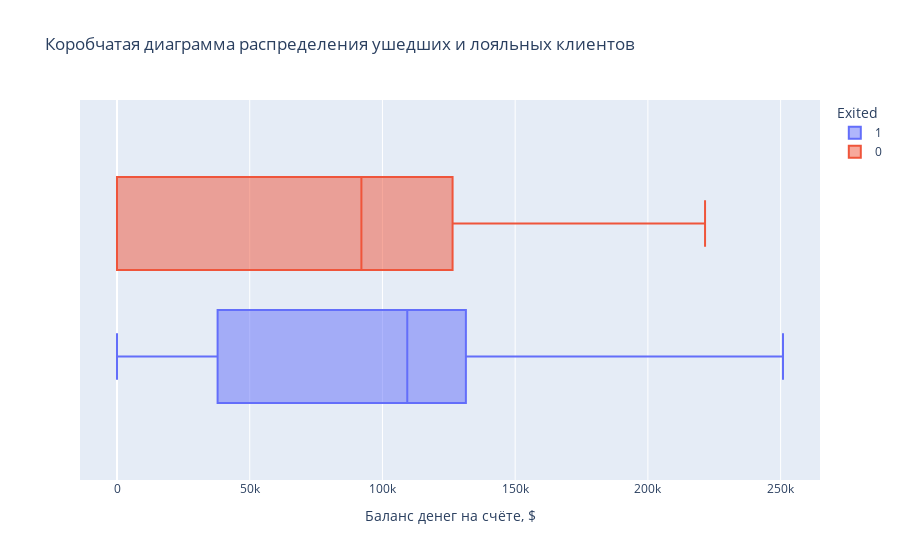
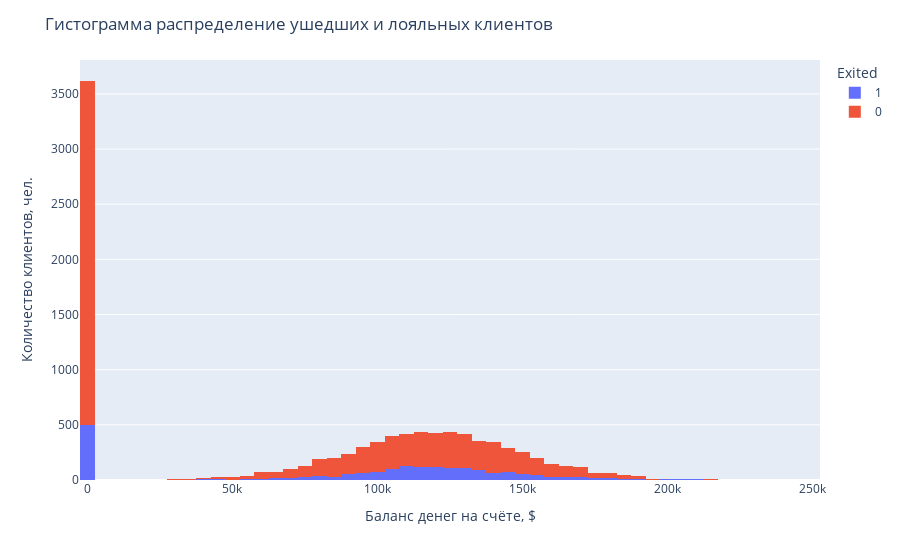

Notebook source saved alongside these figures, in order:
### Markdown cell above
9.3. Распределение баланса клиентов в разрезе признака оттока.

### Code cell
import plotly
import plotly.express as px

# для анализа распределения клиентов в разрезе оттока построим коробчатую диаграмму
fig1 = px.box(
    data_frame=churn_data, #анализируемые данные
    x="Balance", #ось абсцисс
    color="Exited", #расцветка в зависимости от статуса клиента
    labels={'Balance':'Баланс денег на счёте, $'}, # подпись оси абсцисс
    title='Коробчатая диаграмма распределения ушедших и лояльных клиентов', #заголовок  
)
fig1.show()

# для большей информативности дополним гистограммой распределения 
fig2 = px.histogram(
    data_frame=churn_data, #анализируемые данные
    x="Balance", #ось абсцисс
    color="Exited" #расцветка в зависимости от статуса клиента 
)
# оформим подписи координатных осей и заголовок
fig2.update_layout(title='Гистограмма распределение ушедших и лояльных клиентов',
                  xaxis_title='Баланс денег на счёте, $',
                  yaxis_title='Количество клиентов, чел.')
fig2.show()

### Figure 1 — Plotly figure (JSON) as saved in the notebook; plotly's stock layout.template omitted (floating-point values rounded to 4 significant figures; data arrays with more than 128 entries replaced by an {"elided": "..."} marker saying what was removed)
{"data": [{"alignmentgroup": "True", "hovertemplate": "Exited=1<br>Баланс денег на счёте, $=%{x}<extra></extra>", "legendgroup": "1", "marker": {"color": "#636efa"}, "name": "1", "notched": false, "offsetgroup": "1", "orientation": "h", "showlegend": true, "type": "box", "x": {"elided": "2037 float values"}, "x0": " ", "xaxis": "x", "y0": " ", "yaxis": "y"}, {"alignmentgroup": "True", "hovertemplate": "Exited=0<br>Баланс денег на счёте, $=%{x}<extra></extra>", "legendgroup": "0", "marker": {"color": "#EF553B"}, "name": "0", "notched": false, "offsetgroup": "0", "orientation": "h", "showlegend": true, "type": "box", "x": {"elided": "7963 float values"}, "x0": " ", "xaxis": "x", "y0": " ", "yaxis": "y"}], "layout": {"boxmode": "group", "legend": {"title": {"text": "Exited"}, "tracegroupgap": 0}, "title": {"text": "Коробчатая диаграмма распределения ушедших и лояльных клиентов"}, "xaxis": {"anchor": "y", "domain": [0, 1], "title": {"text": "Баланс денег на счёте, $"}}, "yaxis": {"anchor": "x", "domain": [0, 1]}}}

### Figure 2 — Plotly figure (JSON) as saved in the notebook; plotly's stock layout.template omitted (floating-point values rounded to 4 significant figures; data arrays with more than 128 entries replaced by an {"elided": "..."} marker saying what was removed)
{"data": [{"alignmentgroup": "True", "bingroup": "x", "hovertemplate": "Exited=1<br>Balance=%{x}<br>count=%{y}<extra></extra>", "legendgroup": "1", "marker": {"color": "#636efa", "pattern": {"shape": ""}}, "name": "1", "offsetgroup": "1", "orientation": "v", "showlegend": true, "type": "histogram", "x": {"elided": "2037 float values"}, "xaxis": "x", "yaxis": "y"}, {"alignmentgroup": "True", "bingroup": "x", "hovertemplate": "Exited=0<br>Balance=%{x}<br>count=%{y}<extra></extra>", "legendgroup": "0", "marker": {"color": "#EF553B", "pattern": {"shape": ""}}, "name": "0", "offsetgroup": "0", "orientation": "v", "showlegend": true, "type": "histogram", "x": {"elided": "7963 float values"}, "xaxis": "x", "yaxis": "y"}], "layout": {"barmode": "relative", "legend": {"title": {"text": "Exited"}, "tracegroupgap": 0}, "margin": {"t": 60}, "title": {"text": "Гистограмма распределение ушедших и лояльных клиентов"}, "xaxis": {"anchor": "y", "domain": [0, 1], "title": {"text": "Баланс денег на счёте, $"}}, "yaxis": {"anchor": "x", "domain": [0, 1], "title": {"text": "Количество клиентов, чел."}}}}
